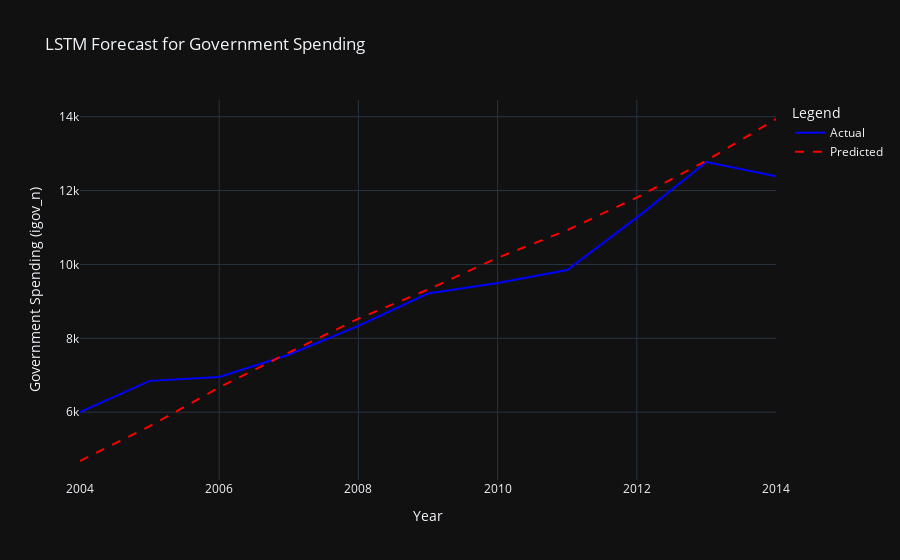

Notebook code for this chart:
### Code cell
import plotly.graph_objects as go
from sklearn.preprocessing import MinMaxScaler
import numpy as np
import tensorflow as tf
from tensorflow.keras.models import Sequential
from tensorflow.keras.layers import LSTM, Dense

# Prepare data (use igov_n as an example)
scaler = MinMaxScaler(feature_range=(0, 1))
scaled_data = scaler.fit_transform(df_india[['igov_n']])

# Create sequences for LSTM (X, y)
def create_sequences(data, sequence_length=5):
    X, y = [], []
    for i in range(len(data) - sequence_length):
        X.append(data[i:i+sequence_length])
        y.append(data[i+sequence_length])
    return np.array(X), np.array(y)

X, y = create_sequences(scaled_data, sequence_length=5)

# Split into training and testing sets
train_size = int(len(X) * 0.8)
X_train, X_test = X[:train_size], X[train_size:]
y_train, y_test = y[:train_size], y[train_size:]

# Build LSTM model
model = Sequential()
model.add(LSTM(units=50, return_sequences=False, input_shape=(X_train.shape[1], X_train.shape[2])))
model.add(Dense(units=1))
model.compile(optimizer='adam', loss='mean_squared_error')

# Train the model
model.fit(X_train, y_train, epochs=25, batch_size=32)

# Make predictions
predicted = model.predict(X_test)

# Inverse transform predictions and actual values
predicted = scaler.inverse_transform(predicted)
y_test = scaler.inverse_transform(y_test.reshape(-1, 1))

# Ensure the lengths of the x-axis (years) and y-axis (actual and predicted values) match
years = df_india['year'].iloc[train_size:train_size + len(y_test)]

# Create Plotly figure
fig = go.Figure()

# Add actual data line
fig.add_trace(go.Scatter(
    x=years, 
    y=y_test.flatten(), 
    mode='lines', 
    name='Actual',
    line=dict(color='blue', width=2)
))

# Add predicted data line
fig.add_trace(go.Scatter(
    x=years, 
    y=predicted.flatten(), 
    mode='lines', 
    name='Predicted',
    line=dict(color='red', width=2, dash='dash')
))

# Update layout
fig.update_layout(
    title='LSTM Forecast for Government Spending',
    xaxis_title='Year',
    yaxis_title='Government Spending (igov_n)',
    legend_title='Legend',
    template='plotly_dark',
    showlegend=True
)

# Show the plot
fig.show()

### Figure 1 — Plotly figure (JSON) as saved in the notebook; plotly's stock layout.template omitted (floating-point values rounded to 4 significant figures)
{"data": [{"line": {"color": "blue", "width": 2}, "mode": "lines", "name": "Actual", "type": "scatter", "x": [2004, 2005, 2006, 2007, 2008, 2009, 2010, 2011, 2012, 2013, 2014], "y": [6002.0, 6848.0, 6954.0, 7555.0, 8336.0, 9212.0, 9497.0, 9849.0, 11270.0, 12770.0, 12390.0]}, {"line": {"color": "red", "dash": "dash", "width": 2}, "mode": "lines", "name": "Predicted", "type": "scatter", "x": [2004, 2005, 2006, 2007, 2008, 2009, 2010, 2011, 2012, 2013, 2014], "y": [4679.0, 5621.0, 6669.0, 7613.0, 8531.0, 9321.0, 10180.0, 10930.0, 11810.0, 12810.0, 13940.0]}], "layout": {"legend": {"title": {"text": "Legend"}}, "showlegend": true, "title": {"text": "LSTM Forecast for Government Spending"}, "xaxis": {"title": {"text": "Year"}}, "yaxis": {"title": {"text": "Government Spending (igov_n)"}}}}
